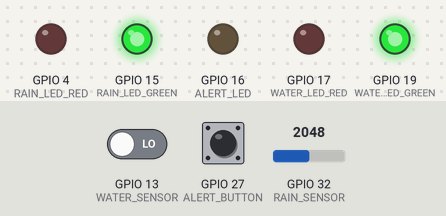
Simulated run of this sketch. Board: ESP32. On the bench: output pins drawn as LEDs (lit = HIGH). Inputs (shaded band) come from the test bench; at power-on: GPIO 32 (RAIN_SENSOR) = 2048, GPIO 27 (ALERT_BUTTON) HIGH, GPIO 13 (WATER_SENSOR) LOW. WiFi joins after 1.5 s; servers stay silent unless stated; uploads are accepted with an empty reply; what the sketch prints to the serial monitor is not drawn.

Above: at 3.7 s.
3.8 s: GPIO 32 (RAIN_SENSOR) set to 3127
5.5 s: GPIO 32 (RAIN_SENSOR) set to 3228
At 6.7 s:
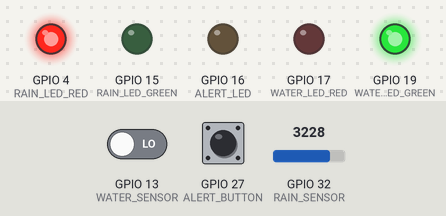
7.1 s: GPIO 27 (ALERT_BUTTON) pulled LOW for 1.4 s
At 9.0 s:
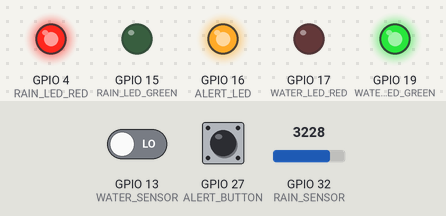
10.0 s: GPIO 13 (WATER_SENSOR) driven HIGH
At 11.2 s:
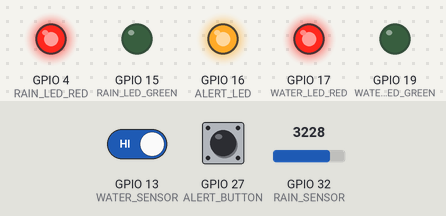
12.4 s: GPIO 32 (RAIN_SENSOR) set to 2868
14.0 s: GPIO 32 (RAIN_SENSOR) set to 2751
At 15.5 s:
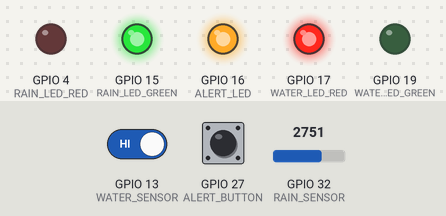
Timing chart, 0 to 17.0 s (numbered marks = the images above; inputs shaded):
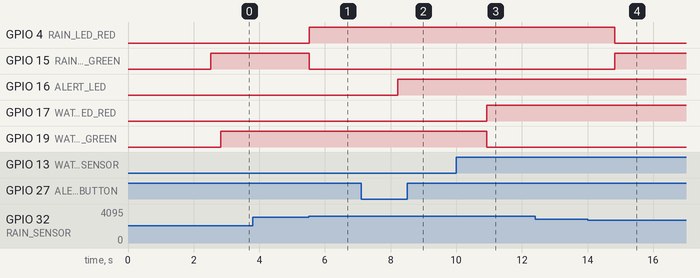

Measured:
- the behaviour switches between 3200 and 3201 on GPIO 32 (RAIN_SENSOR) (found by bisection; images 0 and 1)
- the behaviour switches between 2800 and 2799 on GPIO 32 (RAIN_SENSOR) (found by bisection; images 3 and 4)
- after the input at 3.8 s, every drawn part: stays the same
- after the input at 5.5 s, GPIO 4 (RAIN_LED_RED): LOW → HIGH at once; GPIO 15 (RAIN_LED_GREEN): HIGH → LOW at once
- after the input at 7.1 s, GPIO 16 (ALERT_LED): LOW → HIGH after 1.1 s
- after the input at 10.0 s, GPIO 17 (WATER_LED_RED): LOW → HIGH after 0.93 s; GPIO 19 (WATER_LED_GREEN): HIGH → LOW after 0.93 s
- after the input at 12.4 s, every drawn part: stays the same
- after the input at 14.0 s, GPIO 4 (RAIN_LED_RED): HIGH → LOW after 0.83 s; GPIO 15 (RAIN_LED_GREEN): LOW → HIGH after 0.83 s

The sketch:

FlowSense_ESP32_v4.ino
```cpp
/*************
  FlowSense - Firebase + Telegram
  ESP32 v4 — Hysteresis Edition

  Sensor pins:
    RAIN_SENSOR  → GPIO 32 (ANALOG)
    WATER_SENSOR → GPIO 13 (DIGITAL - XKC)
    ALERT_BUTTON → GPIO 27

  LED pins:
    RAIN_LED_GREEN  → GPIO 15
    RAIN_LED_RED    → GPIO 4
    WATER_LED_GREEN → GPIO 19
    WATER_LED_RED   → GPIO 17
    ALERT_LED       → GPIO 16

  RAIN SENSOR:
    - Direct analogRead, no delay
    - Hysteresis: dua threshold untuk elak Telegram spam
      - Bawah 2800 = ada air
      - Atas  3200 = tiada air
      - Antara 2800-3200 = kekal status lama

  BROKEN FLAG LOGIC:
    - User tekan button sekejap → brokeFlag = true → status kekal "broken"
    - Status kekal broken walaupun button dilepas / sensor detect air / ESP32 reboot
    - Hanya admin boleh clear dari website → broken_confirmed = false di Firebase
    - ESP32 check Firebase setiap 5 saat untuk detect admin clear
*************/

#include <WiFi.h>
#include <HTTPClient.h>
#include <WiFiClientSecure.h>
#include <UniversalTelegramBot.h>
#include <ArduinoJson.h>

// Local credentials are not committed. Copy secrets.example.h to secrets.h.
#include "secrets.h"

// ===== TOILET INFO =====
#define TOILET_CODE  "A1T01"
#define ESP_ID       "ESP32-FlowSense"
#define BLOCK        "A"
#define FLOOR_NUM    1
#define TOILET_NUM   1

// ===== PIN =====
#define RAIN_SENSOR     32   // ADC1 — analog read
#define RAIN_LED_GREEN  15
#define RAIN_LED_RED     4
#define WATER_SENSOR    13   // XKC — digital read
#define WATER_LED_GREEN 19
#define WATER_LED_RED   17
#define ALERT_BUTTON    27
#define ALERT_LED       16

// ===== HYSTERESIS THRESHOLD =====
// Turun bawah 2800 → ada air
// Naik atas  3200 → tiada air
// Antara 2800-3200 → kekal status lama (elak spam)
#define RAIN_THRESHOLD_WET  2800
#define RAIN_THRESHOLD_DRY  3200

// ===== GLOBALS =====
WiFiClientSecure client;
UniversalTelegramBot bot(BOTtoken, client);

int rainStatus  = -1;  // -1=unknown, 0=dry, 1=wet
int waterStatus = -1;

// ===== BROKEN FLAG =====
bool brokeFlag       = false;
bool lastButtonState = false;
bool brokeReported   = false;

// ===== TIMING =====
String lastFirebaseStatus = "";
unsigned long lastSendTime      = 0;
unsigned long lastFirebaseCheck = 0;
#define SEND_INTERVAL           1000
#define FIREBASE_CHECK_INTERVAL 5000

// ===== READ RAIN SENSOR — direct, no delay =====
int readRainSensor() {
  return analogRead(RAIN_SENSOR);
}

// ===== RAIN HYSTERESIS =====
// Elak flip-flop / spam bila nilai kat sempadan threshold
bool getRainHasWater(int rawValue) {
  if (rawValue < RAIN_THRESHOLD_WET)      return true;   // confirm ada air
  else if (rawValue > RAIN_THRESHOLD_DRY) return false;  // confirm tiada air
  else                                     return (rainStatus == 1); // kekal status lama
}

// ===== DETERMINE STATUS =====
String determineStatus(bool rainHasWater, bool waterHasWater) {
  if (brokeFlag)                      return "broken";
  if (rainHasWater && waterHasWater)  return "available";
  return "no-water";
}

// ===== SEND TO FIREBASE =====
void sendToFirebase(bool rain, bool water, String status) {
  if (WiFi.status() != WL_CONNECTED) return;

  HTTPClient http;

  String url = String(FIREBASE_HOST) + "/toilets/" + TOILET_CODE + ".json";
  if (strlen(FIREBASE_AUTH) > 0) {
    url += "?auth=" + String(FIREBASE_AUTH);
  }

  StaticJsonDocument<300> doc;
  doc["toilet_code"]      = TOILET_CODE;
  doc["block"]            = BLOCK;
  doc["floor"]            = FLOOR_NUM;
  doc["toilet_num"]       = TOILET_NUM;
  doc["raindrop_sensor"]  = rain;
  doc["xkc_sensor"]       = water;
  doc["button_pressed"]   = brokeFlag;
  doc["status"]           = status;
  doc["broken_confirmed"] = brokeFlag;
  doc["esp_id"]           = ESP_ID;
  doc["last_update"]      = millis();

  String payload;
  serializeJson(doc, payload);

  http.begin(url);
  http.addHeader("Content-Type", "application/json");
  int code = http.PATCH(payload);

  if (code == 200 || code == 204) {
    Serial.println("✅ Firebase updated! Status: " + status);
  } else {
    Serial.println("❌ Firebase FAILED. HTTP: " + String(code));
    Serial.println(http.getString());
  }

  http.end();
}

// ===== CHECK FIREBASE — admin clear broken =====
void checkFirebaseForAdminClear() {
  if (WiFi.status() != WL_CONNECTED) return;
  if (!brokeFlag) return;

  HTTPClient http;

  String url = String(FIREBASE_HOST) + "/toilets/" + TOILET_CODE + "/broken_confirmed.json";
  if (strlen(FIREBASE_AUTH) > 0) {
    url += "?auth=" + String(FIREBASE_AUTH);
  }

  http.begin(url);
  int code = http.GET();

  if (code == 200) {
    String response = http.getString();
    response.trim();
    Serial.println("🔍 broken_confirmed = " + response);

    if (response == "false") {
      Serial.println("✅ Admin cleared broken flag!");
      brokeFlag     = false;
      brokeReported = false;

      digitalWrite(ALERT_LED, LOW);

      bot.sendMessage(CHAT_ID,
        "✅ Toilet " + String(TOILET_CODE) + " telah ditandakan FIXED oleh admin.\n"
        "🚽 Sistem kembali monitor sensor."
      );

      int rainRaw      = readRainSensor();
      bool rain        = getRainHasWater(rainRaw);
      bool water       = (digitalRead(WATER_SENSOR) == LOW);
      String newStatus = determineStatus(rain, water);
      sendToFirebase(rain, water, newStatus);
      lastFirebaseStatus = newStatus;
    }
  } else {
    Serial.println("⚠️ Firebase GET failed. HTTP: " + String(code));
  }

  http.end();
}

// ===== CHECK SYSTEM =====
void checkSystem() {

  // ===== RAIN SENSOR — direct read + hysteresis =====
  int rainRaw       = readRainSensor();
  bool rainHasWater = getRainHasWater(rainRaw);

  Serial.println("🌧 RAIN RAW: " + String(rainRaw) +
                 " | hasWater: " + String(rainHasWater ? "YES ✅" : "NO ❌"));

  // ===== XKC SENSOR — digital =====
  bool waterHasWater = (digitalRead(WATER_SENSOR) == LOW);

  // ===== BUTTON =====
  bool buttonNow = (digitalRead(ALERT_BUTTON) == LOW);

  // ===== DETECT BUTTON EDGE =====
  if (buttonNow && !lastButtonState) {
    if (!brokeFlag) {
      brokeFlag     = true;
      brokeReported = false;
      Serial.println("\n🚨 BUTTON PRESSED — Setting brokeFlag = true");
    } else {
      Serial.println("\n⚠️ Button pressed again — already broken, ignoring");
    }
  }
  lastButtonState = buttonNow;

  // ===== ALERT LED =====
  digitalWrite(ALERT_LED, brokeFlag ? HIGH : LOW);

  // ===== TELEGRAM — broken alert sekali je =====
  if (brokeFlag && !brokeReported) {
    bot.sendMessage(CHAT_ID,
      "⚠️ ALERT: Toilet Rosak Dilaporkan!\n"
      "🚽 Toilet: " + String(TOILET_CODE) + "\n"
      "🏢 Blok " + String(BLOCK) + ", Tingkat " + String(FLOOR_NUM) + "\n"
      "📌 Sila semak dan mark as fixed dari website."
    );
    brokeReported = true;
    Serial.println("📨 Telegram alert sent.");
  }

  // ===== RAIN LED + TELEGRAM — hantar sekali je bila status berubah =====
  if (rainHasWater) {
    digitalWrite(RAIN_LED_GREEN, HIGH);
    digitalWrite(RAIN_LED_RED,   LOW);
    if (rainStatus != 1) {
      bot.sendMessage(CHAT_ID, "🌧 Rain Sensor: WATER DETECTED (Toilet: " + String(TOILET_CODE) + ")");
      rainStatus = 1;
    }
  } else {
    digitalWrite(RAIN_LED_GREEN, LOW);
    digitalWrite(RAIN_LED_RED,   HIGH);
    if (rainStatus != 0) {
      bot.sendMessage(CHAT_ID, "🚨 Rain Sensor: NO WATER (Toilet: " + String(TOILET_CODE) + ")");
      rainStatus = 0;
    }
  }

  // ===== WATER LED + TELEGRAM (XKC) =====
  if (waterHasWater) {
    digitalWrite(WATER_LED_GREEN, HIGH);
    digitalWrite(WATER_LED_RED,   LOW);
    if (waterStatus != 1) {
      bot.sendMessage(CHAT_ID, "💧 Water Sensor: WATER DETECTED (Toilet: " + String(TOILET_CODE) + ")");
      waterStatus = 1;
    }
  } else {
    digitalWrite(WATER_LED_GREEN, LOW);
    digitalWrite(WATER_LED_RED,   HIGH);
    if (waterStatus != 0) {
      bot.sendMessage(CHAT_ID, "🚨 Water Sensor: NO WATER (Toilet: " + String(TOILET_CODE) + ")");
      waterStatus = 0;
    }
  }

  // ===== STATUS & FIREBASE =====
  String status = determineStatus(rainHasWater, waterHasWater);

  if (status != lastFirebaseStatus) {
    Serial.println("\n🔄 STATUS CHANGED: " + lastFirebaseStatus + " → " + status);
    sendToFirebase(rainHasWater, waterHasWater, status);
    lastFirebaseStatus = status;
    lastSendTime = millis();
  }
  else if (millis() - lastSendTime >= SEND_INTERVAL) {
    sendToFirebase(rainHasWater, waterHasWater, status);
    lastSendTime = millis();
  }
}

// ===== SETUP =====
void setup() {
  Serial.begin(115200);
  delay(500);
  Serial.println("\n========================================");
  Serial.println("  FlowSense - Firebase + Telegram v4");
  Serial.println("  Hysteresis Edition — No Delay");
  Serial.println("========================================");

  pinMode(RAIN_LED_GREEN,  OUTPUT);
  pinMode(RAIN_LED_RED,    OUTPUT);
  pinMode(WATER_SENSOR,    INPUT);
  pinMode(WATER_LED_GREEN, OUTPUT);
  pinMode(WATER_LED_RED,   OUTPUT);
  pinMode(ALERT_BUTTON,    INPUT_PULLUP);
  pinMode(ALERT_LED,       OUTPUT);
  // RAIN_SENSOR (GPIO32) — no pinMode needed

  // Connect WiFi
  Serial.print("Connecting to WiFi: ");
  Serial.println(ssid);
  WiFi.begin(ssid, pass);

  int attempts = 0;
  while (WiFi.status() != WL_CONNECTED && attempts < 20) {
    delay(500);
    Serial.print(".");
    attempts++;
  }

  if (WiFi.status() == WL_CONNECTED) {
    Serial.println("\n✅ WiFi Connected!");
    Serial.println("IP: " + WiFi.localIP().toString());
  } else {
    Serial.println("\n❌ WiFi GAGAL!");
  }

  client.setInsecure();

  // ===== CHECK FIREBASE ON BOOT — recover brokeFlag =====
  Serial.println("🔍 Checking Firebase for previous broken state...");
  HTTPClient http;
  String url = String(FIREBASE_HOST) + "/toilets/" + TOILET_CODE + "/broken_confirmed.json";
  if (strlen(FIREBASE_AUTH) > 0) url += "?auth=" + String(FIREBASE_AUTH);
  http.begin(url);
  int code = http.GET();
  if (code == 200) {
    String response = http.getString();
    response.trim();
    Serial.println("broken_confirmed on boot = " + response);
    if (response == "true") {
      brokeFlag     = true;
      brokeReported = true;
      digitalWrite(ALERT_LED, HIGH);
      Serial.println("⚠️ Recovered broken state from Firebase!");
    }
  }
  http.end();

  // Boot test rain sensor
  Serial.println("\n📋 BOOT TEST Rain Sensor:");
  int bootRaw = readRainSensor();
  Serial.println("   RAW: " + String(bootRaw) +
                 (bootRaw < RAIN_THRESHOLD_WET ? " → ADA AIR ✅" :
                  bootRaw > RAIN_THRESHOLD_DRY ? " → TIADA AIR 🔴" :
                  " → ZONE TENGAH (kekal status lama)"));

  bot.sendMessage(CHAT_ID,
    "✅ FlowSense Online!\n"
    "📡 Firebase + Telegram Active\n"
    "🌧 Rain Sensor: ANALOG | Wet<" + String(RAIN_THRESHOLD_WET) +
    " | Dry>" + String(RAIN_THRESHOLD_DRY) + "\n"
    "🚽 Monitoring: " + String(TOILET_CODE) + "\n" +
    (brokeFlag ? "⚠️ Status: MASIH BROKEN (belum di-fixed)" : "✅ Status: Normal")
  );

  lastSendTime = 0;
}

// ===== LOOP =====
void loop() {
  static unsigned long lastCheck = 0;
  if (millis() - lastCheck >= 1000) {
    checkSystem();
    lastCheck = millis();
  }

  if (millis() - lastFirebaseCheck >= FIREBASE_CHECK_INTERVAL) {
    checkFirebaseForAdminClear();
    lastFirebaseCheck = millis();
  }

  // Reconnect WiFi kalau putus
  if (WiFi.status() != WL_CONNECTED) {
    Serial.println("WiFi putus, reconnecting...");
    WiFi.begin(ssid, pass);
    delay(3000);
  }
}
```

secrets.example.h
```cpp
#pragma once

// Copy this file to secrets.h and enter your own credentials.
// secrets.h is ignored by Git. Never commit live credentials.
char ssid[] = "YOUR_WIFI_SSID";
char pass[] = "YOUR_WIFI_PASSWORD";
#define BOTtoken "YOUR_TELEGRAM_BOT_TOKEN"
#define CHAT_ID "YOUR_TELEGRAM_CHAT_ID"
// Full Firebase Realtime Database URL, without a trailing slash.
#define FIREBASE_HOST "https://YOUR_PROJECT-default-rtdb.firebaseio.com"
#define FIREBASE_AUTH "YOUR_FIREBASE_AUTH_TOKEN"
```
